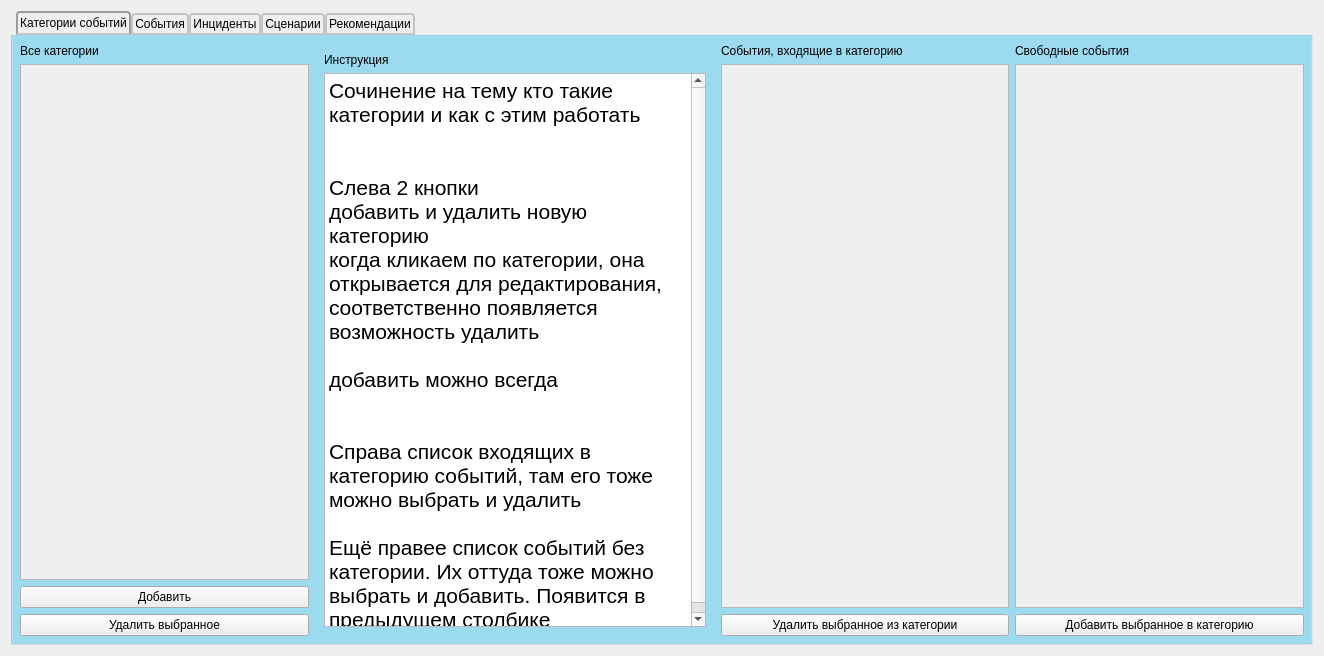
<?xml version="1.0" encoding="UTF-8"?>
<ui version="4.0">
 <class>AdminEditMenuWidget</class>
 <widget class="QWidget" name="AdminEditMenuWidget">
  <property name="geometry">
   <rect>
    <x>0</x>
    <y>0</y>
    <width>1324</width>
    <height>656</height>
   </rect>
  </property>
  <property name="windowTitle">
   <string>Form</string>
  </property>
  <layout class="QVBoxLayout" name="verticalLayout_13">
   <item>
    <widget class="QTabWidget" name="tabWidget">
     <property name="minimumSize">
      <size>
       <width>371</width>
       <height>471</height>
      </size>
     </property>
     <property name="styleSheet">
      <string notr="true">QTabWidget {
		background-color : rgba(120, 200, 228, 20);
		font: 75 24pt &quot;MS Shell Dlg 2&quot;;
}

QTabWidget::pane {
		background-color : rgba(120, 200, 228, 20);
		font: 75 24pt &quot;MS Shell Dlg 2&quot;;
}

QTabWidget::tab-bar {
    left: 5px; /* move to the right by 5px */
}

/* Style the tab using the tab sub-control. Note that
    it reads QTabBar _not_ QTabWidget */
QTabBar::tab {
    background: qlineargradient(x1: 0, y1: 0, x2: 0, y2: 1,
                                stop: 0 #E1E1E1, stop: 0.4 #DDDDDD,
                                stop: 0.5 #D8D8D8, stop: 1.0 #D3D3D3);
    border: 2px solid #C4C4C3;
    border-bottom-color: #C2C7CB; /* same as the pane color */
    border-top-left-radius: 4px;
    border-top-right-radius: 4px;
    min-width: 8ex;
    padding: 2px;
}

QTabBar::tab:selected, QTabBar::tab:hover {
    background: qlineargradient(x1: 0, y1: 0, x2: 0, y2: 1,
                                stop: 0 #fafafa, stop: 0.4 #f4f4f4,
                                stop: 0.5 #e7e7e7, stop: 1.0 #fafafa);
}

QTabBar::tab:selected {
    border-color: #9B9B9B;
    border-bottom-color: #C2C7CB; /* same as pane color */
}

QTabBar::tab:!selected {
    margin-top: 2px; /* make non-selected tabs look smaller */
}
</string>
     </property>
     <property name="currentIndex">
      <number>0</number>
     </property>
     <widget class="QWidget" name="categories">
      <attribute name="title">
       <string>Категории событий</string>
      </attribute>
      <layout class="QVBoxLayout" name="verticalLayout">
       <item>
        <layout class="QHBoxLayout" name="horizontalLayout_2">
         <item>
          <layout class="QVBoxLayout" name="verticalLayout_4">
           <item>
            <widget class="QLabel" name="label_categoryList_title">
             <property name="text">
              <string>Все категории</string>
             </property>
            </widget>
           </item>
           <item>
            <widget class="QScrollArea" name="scrollArea_categories">
             <property name="maximumSize">
              <size>
               <width>400</width>
               <height>16777215</height>
              </size>
             </property>
             <property name="layoutDirection">
              <enum>Qt::LeftToRight</enum>
             </property>
             <property name="widgetResizable">
              <bool>true</bool>
             </property>
             <widget class="QWidget" name="scrollAreaWidgetContents_categories">
              <property name="geometry">
               <rect>
                <x>0</x>
                <y>0</y>
                <width>285</width>
                <height>492</height>
               </rect>
              </property>
             </widget>
            </widget>
           </item>
           <item>
            <widget class="QPushButton" name="pushButton_addCategory">
             <property name="text">
              <string>Добавить</string>
             </property>
            </widget>
           </item>
           <item>
            <widget class="QPushButton" name="pushButton_deleteSelectedCategories">
             <property name="text">
              <string>Удалить выбранное</string>
             </property>
            </widget>
           </item>
          </layout>
         </item>
         <item>
          <widget class="QWidget" name="widget_editCategoryMenu" native="true">
           <property name="minimumSize">
            <size>
             <width>400</width>
             <height>0</height>
            </size>
           </property>
           <layout class="QVBoxLayout" name="verticalLayout_8">
            <item>
             <widget class="QLabel" name="label_Intruction_title">
              <property name="text">
               <string>Инструкция</string>
              </property>
             </widget>
            </item>
            <item>
             <widget class="QTextEdit" name="textEdit_instruction">
              <property name="enabled">
               <bool>true</bool>
              </property>
              <property name="styleSheet">
               <string notr="true"/>
              </property>
              <property name="readOnly">
               <bool>true</bool>
              </property>
              <property name="html">
               <string>&lt;!DOCTYPE HTML PUBLIC &quot;-//W3C//DTD HTML 4.0//EN&quot; &quot;http://www.w3.org/TR/REC-html40/strict.dtd&quot;&gt;
&lt;html&gt;&lt;head&gt;&lt;meta name=&quot;qrichtext&quot; content=&quot;1&quot; /&gt;&lt;style type=&quot;text/css&quot;&gt;
p, li { white-space: pre-wrap; }
&lt;/style&gt;&lt;/head&gt;&lt;body style=&quot; font-family:'MS Shell Dlg 2'; font-size:8.25pt; font-weight:400; font-style:normal;&quot;&gt;
&lt;p style=&quot; margin-top:0px; margin-bottom:0px; margin-left:0px; margin-right:0px; -qt-block-indent:0; text-indent:0px;&quot;&gt;&lt;span style=&quot; font-size:16pt;&quot;&gt;Сочинение на тему кто такие категории и как с этим работать&lt;/span&gt;&lt;/p&gt;
&lt;p style=&quot; margin-top:0px; margin-bottom:0px; margin-left:0px; margin-right:0px; -qt-block-indent:0; text-indent:0px;&quot;&gt;&lt;span style=&quot; font-size:16pt;&quot;&gt;&lt;br /&gt;&lt;br /&gt;Слева 2 кнопки&lt;br /&gt;добавить и удалить новую категорию&lt;br /&gt;когда кликаем по категории, она открывается для редактирования, соответственно появляется возможность удалить&lt;br /&gt;&lt;br /&gt;добавить можно всегда&lt;br /&gt;&lt;br /&gt;&lt;br /&gt;Справа список входящих в категорию событий, там его тоже можно выбрать и удалить&lt;br /&gt;&lt;br /&gt;Ещё правее список событий без категории. Их оттуда тоже можно выбрать и добавить. Появится в предыдущем столбике&lt;/span&gt;&lt;/p&gt;&lt;/body&gt;&lt;/html&gt;</string>
              </property>
             </widget>
            </item>
           </layout>
          </widget>
         </item>
         <item>
          <layout class="QVBoxLayout" name="verticalLayout_3">
           <item>
            <widget class="QLabel" name="label_containedEvent_title">
             <property name="text">
              <string>События, входящие в категорию</string>
             </property>
            </widget>
           </item>
           <item>
            <widget class="QScrollArea" name="scrollArea_categories_includedEvent">
             <property name="maximumSize">
              <size>
               <width>400</width>
               <height>16777215</height>
              </size>
             </property>
             <property name="layoutDirection">
              <enum>Qt::LeftToRight</enum>
             </property>
             <property name="widgetResizable">
              <bool>true</bool>
             </property>
             <widget class="QWidget" name="scrollAreaWidgetContents_categories_includedEvent">
              <property name="geometry">
               <rect>
                <x>0</x>
                <y>0</y>
                <width>286</width>
                <height>519</height>
               </rect>
              </property>
             </widget>
            </widget>
           </item>
           <item>
            <widget class="QPushButton" name="pushButton_removeFromCategory">
             <property name="text">
              <string>Удалить выбранное из категории</string>
             </property>
            </widget>
           </item>
          </layout>
         </item>
         <item>
          <layout class="QVBoxLayout" name="verticalLayout_2">
           <item>
            <widget class="QLabel" name="label_allEvents_title">
             <property name="text">
              <string>Свободные события</string>
             </property>
            </widget>
           </item>
           <item>
            <widget class="QScrollArea" name="scrollArea_categories_freeEvents">
             <property name="maximumSize">
              <size>
               <width>400</width>
               <height>16777215</height>
              </size>
             </property>
             <property name="layoutDirection">
              <enum>Qt::LeftToRight</enum>
             </property>
             <property name="widgetResizable">
              <bool>true</bool>
             </property>
             <widget class="QWidget" name="scrollAreaWidgetContents_categories_freeEvents">
              <property name="geometry">
               <rect>
                <x>0</x>
                <y>0</y>
                <width>285</width>
                <height>519</height>
               </rect>
              </property>
             </widget>
            </widget>
           </item>
           <item>
            <widget class="QPushButton" name="pushButton_addToCategory">
             <property name="text">
              <string>Добавить выбранное в категорию</string>
             </property>
            </widget>
           </item>
          </layout>
         </item>
        </layout>
       </item>
      </layout>
     </widget>
     <widget class="QWidget" name="events">
      <property name="enabled">
       <bool>true</bool>
      </property>
      <attribute name="title">
       <string>События</string>
      </attribute>
      <layout class="QVBoxLayout" name="verticalLayout_6">
       <item>
        <widget class="QWidget" name="Widget" native="true">
         <layout class="QHBoxLayout" name="horizontalLayout_3">
          <item>
           <layout class="QVBoxLayout" name="verticalLayout_7">
            <item>
             <widget class="QLabel" name="label_categoryList_title_2">
              <property name="text">
               <string>Все события</string>
              </property>
             </widget>
            </item>
            <item>
             <widget class="QScrollArea" name="scrollArea_events">
              <property name="layoutDirection">
               <enum>Qt::LeftToRight</enum>
              </property>
              <property name="widgetResizable">
               <bool>true</bool>
              </property>
              <widget class="QWidget" name="scrollAreaWidgetContents_events">
               <property name="geometry">
                <rect>
                 <x>0</x>
                 <y>0</y>
                 <width>628</width>
                 <height>476</height>
                </rect>
               </property>
              </widget>
             </widget>
            </item>
            <item>
             <widget class="QPushButton" name="pushButton_addEvent">
              <property name="text">
               <string>Добавить</string>
              </property>
             </widget>
            </item>
            <item>
             <widget class="QPushButton" name="pushButton_deleteSelectedEvents">
              <property name="text">
               <string>Удалить выбранное</string>
              </property>
             </widget>
            </item>
           </layout>
          </item>
          <item>
           <widget class="QWidget" name="widget_editCategoryMenu_2" native="true">
            <property name="minimumSize">
             <size>
              <width>400</width>
              <height>0</height>
             </size>
            </property>
            <layout class="QVBoxLayout" name="verticalLayout_5">
             <item>
              <widget class="QLabel" name="label_Intruction_title_2">
               <property name="text">
                <string>Инструкция</string>
               </property>
              </widget>
             </item>
             <item>
              <widget class="QTextEdit" name="textEdit_instruction_2">
               <property name="enabled">
                <bool>false</bool>
               </property>
               <property name="maximumSize">
                <size>
                 <width>400</width>
                 <height>400</height>
                </size>
               </property>
               <property name="readOnly">
                <bool>true</bool>
               </property>
               <property name="html">
                <string>&lt;!DOCTYPE HTML PUBLIC &quot;-//W3C//DTD HTML 4.0//EN&quot; &quot;http://www.w3.org/TR/REC-html40/strict.dtd&quot;&gt;
&lt;html&gt;&lt;head&gt;&lt;meta name=&quot;qrichtext&quot; content=&quot;1&quot; /&gt;&lt;style type=&quot;text/css&quot;&gt;
p, li { white-space: pre-wrap; }
&lt;/style&gt;&lt;/head&gt;&lt;body style=&quot; font-family:'MS Shell Dlg 2'; font-size:8.25pt; font-weight:400; font-style:normal;&quot;&gt;
&lt;p style=&quot; margin-top:0px; margin-bottom:0px; margin-left:0px; margin-right:0px; -qt-block-indent:0; text-indent:0px;&quot;&gt;&lt;span style=&quot; font-size:16pt;&quot;&gt;Сочинение на тему кто такие события и как с этим работать&lt;/span&gt;&lt;/p&gt;
&lt;p style=&quot; margin-top:0px; margin-bottom:0px; margin-left:0px; margin-right:0px; -qt-block-indent:0; text-indent:0px;&quot;&gt;&lt;span style=&quot; font-size:16pt;&quot;&gt;&lt;br /&gt;&lt;br /&gt;Слева 2 кнопки&lt;br /&gt;добавить и удалить новое событие&lt;br /&gt;когда кликаем по событию, оно открывается для редактирования, соответственно появляется возможность удалить&lt;br /&gt;&lt;br /&gt;добавить можно всегда&lt;br /&gt;&lt;/span&gt;&lt;/p&gt;&lt;/body&gt;&lt;/html&gt;</string>
               </property>
              </widget>
             </item>
            </layout>
           </widget>
          </item>
         </layout>
        </widget>
       </item>
      </layout>
     </widget>
     <widget class="QWidget" name="incidents">
      <attribute name="title">
       <string>Инциденты</string>
      </attribute>
      <layout class="QHBoxLayout" name="horizontalLayout">
       <item>
        <layout class="QVBoxLayout" name="verticalLayout_12">
         <item>
          <widget class="QLabel" name="label_categoryList_title_3">
           <property name="text">
            <string>Все Инциденты</string>
           </property>
          </widget>
         </item>
         <item>
          <widget class="QScrollArea" name="scrollArea_incidents">
           <property name="layoutDirection">
            <enum>Qt::LeftToRight</enum>
           </property>
           <property name="widgetResizable">
            <bool>true</bool>
           </property>
           <widget class="QWidget" name="scrollAreaWidgetContents_incidents">
            <property name="geometry">
             <rect>
              <x>0</x>
              <y>0</y>
              <width>286</width>
              <height>494</height>
             </rect>
            </property>
           </widget>
          </widget>
         </item>
         <item>
          <widget class="QPushButton" name="pushButton_addIncident">
           <property name="text">
            <string>Добавить</string>
           </property>
          </widget>
         </item>
         <item>
          <widget class="QPushButton" name="pushButton_deleteSelectedIncidents">
           <property name="text">
            <string>Удалить выбранное</string>
           </property>
          </widget>
         </item>
        </layout>
       </item>
       <item>
        <widget class="QWidget" name="widget_editCategoryMenu_3" native="true">
         <property name="minimumSize">
          <size>
           <width>400</width>
           <height>0</height>
          </size>
         </property>
         <layout class="QVBoxLayout" name="verticalLayout_9">
          <item>
           <widget class="QLabel" name="label_Intruction_title_3">
            <property name="text">
             <string>Инструкция</string>
            </property>
           </widget>
          </item>
          <item>
           <widget class="QTextEdit" name="textEdit_instruction_3">
            <property name="enabled">
             <bool>true</bool>
            </property>
            <property name="readOnly">
             <bool>true</bool>
            </property>
            <property name="html">
             <string>&lt;!DOCTYPE HTML PUBLIC &quot;-//W3C//DTD HTML 4.0//EN&quot; &quot;http://www.w3.org/TR/REC-html40/strict.dtd&quot;&gt;
&lt;html&gt;&lt;head&gt;&lt;meta name=&quot;qrichtext&quot; content=&quot;1&quot; /&gt;&lt;style type=&quot;text/css&quot;&gt;
p, li { white-space: pre-wrap; }
&lt;/style&gt;&lt;/head&gt;&lt;body style=&quot; font-family:'MS Shell Dlg 2'; font-size:8.25pt; font-weight:400; font-style:normal;&quot;&gt;
&lt;p style=&quot; margin-top:0px; margin-bottom:0px; margin-left:0px; margin-right:0px; -qt-block-indent:0; text-indent:0px;&quot;&gt;&lt;span style=&quot; font-size:16pt;&quot;&gt;Сочинение на тему кто такие категории и как с этим работать&lt;/span&gt;&lt;/p&gt;
&lt;p style=&quot; margin-top:0px; margin-bottom:0px; margin-left:0px; margin-right:0px; -qt-block-indent:0; text-indent:0px;&quot;&gt;&lt;span style=&quot; font-size:16pt;&quot;&gt;&lt;br /&gt;&lt;br /&gt;Слева 2 кнопки&lt;br /&gt;добавить и удалить новую категорию&lt;br /&gt;когда кликаем по категории, она открывается для редактирования, соответственно появляется возможность удалить&lt;br /&gt;&lt;br /&gt;добавить можно всегда&lt;br /&gt;&lt;br /&gt;&lt;br /&gt;Справа список входящих в категорию событий, там его тоже можно выбрать и удалить&lt;br /&gt;&lt;br /&gt;Ещё правее список событий без категории. Их оттуда тоже можно выбрать и добавить. Появится в предыдущем столбике&lt;/span&gt;&lt;/p&gt;&lt;/body&gt;&lt;/html&gt;</string>
            </property>
           </widget>
          </item>
         </layout>
        </widget>
       </item>
       <item>
        <layout class="QVBoxLayout" name="verticalLayout_11">
         <item>
          <widget class="QLabel" name="label_containedEvent_title_2">
           <property name="text">
            <string>События, характерные для инцидента</string>
           </property>
          </widget>
         </item>
         <item>
          <widget class="QScrollArea" name="scrollArea_incidents_includedEvent">
           <property name="maximumSize">
            <size>
             <width>400</width>
             <height>16777215</height>
            </size>
           </property>
           <property name="layoutDirection">
            <enum>Qt::LeftToRight</enum>
           </property>
           <property name="widgetResizable">
            <bool>true</bool>
           </property>
           <widget class="QWidget" name="scrollAreaWidgetContents_incidents_includedEvent">
            <property name="geometry">
             <rect>
              <x>0</x>
              <y>0</y>
              <width>286</width>
              <height>521</height>
             </rect>
            </property>
           </widget>
          </widget>
         </item>
         <item>
          <widget class="QPushButton" name="pushButton_removeFromIncident">
           <property name="text">
            <string>Удалить выбранное из инцидента</string>
           </property>
          </widget>
         </item>
        </layout>
       </item>
       <item>
        <layout class="QVBoxLayout" name="verticalLayout_10">
         <item>
          <widget class="QLabel" name="label_allEvents_title_2">
           <property name="text">
            <string>Все события</string>
           </property>
          </widget>
         </item>
         <item>
          <widget class="QScrollArea" name="scrollArea_incidents_freeEvents">
           <property name="maximumSize">
            <size>
             <width>400</width>
             <height>16777215</height>
            </size>
           </property>
           <property name="layoutDirection">
            <enum>Qt::LeftToRight</enum>
           </property>
           <property name="widgetResizable">
            <bool>true</bool>
           </property>
           <widget class="QWidget" name="scrollAreaWidgetContents_incidents_freeEvents">
            <property name="geometry">
             <rect>
              <x>0</x>
              <y>0</y>
              <width>286</width>
              <height>521</height>
             </rect>
            </property>
           </widget>
          </widget>
         </item>
         <item>
          <widget class="QPushButton" name="pushButton_addToIncident">
           <property name="text">
            <string>Добавить выбранное в инцидент</string>
           </property>
          </widget>
         </item>
        </layout>
       </item>
      </layout>
     </widget>
     <widget class="QWidget" name="scenaries">
      <attribute name="title">
       <string>Сценарии</string>
      </attribute>
      <layout class="QHBoxLayout" name="horizontalLayout_4">
       <item>
        <layout class="QVBoxLayout" name="verticalLayout_16">
         <item>
          <widget class="QLabel" name="label_categoryList_title_4">
           <property name="text">
            <string>Все Сценарии</string>
           </property>
          </widget>
         </item>
         <item>
          <widget class="QScrollArea" name="scrollArea_scenaries">
           <property name="layoutDirection">
            <enum>Qt::LeftToRight</enum>
           </property>
           <property name="widgetResizable">
            <bool>true</bool>
           </property>
           <widget class="QWidget" name="scrollAreaWidgetContents_scenaries">
            <property name="geometry">
             <rect>
              <x>0</x>
              <y>0</y>
              <width>286</width>
              <height>494</height>
             </rect>
            </property>
           </widget>
          </widget>
         </item>
         <item>
          <widget class="QPushButton" name="pushButton_addScenario">
           <property name="text">
            <string>Добавить</string>
           </property>
          </widget>
         </item>
         <item>
          <widget class="QPushButton" name="pushButton_deleteSelectedScenaries">
           <property name="text">
            <string>Удалить выбранное</string>
           </property>
          </widget>
         </item>
        </layout>
       </item>
       <item>
        <widget class="QWidget" name="widget_editCategoryMenu_4" native="true">
         <property name="minimumSize">
          <size>
           <width>400</width>
           <height>0</height>
          </size>
         </property>
         <layout class="QVBoxLayout" name="verticalLayout_14">
          <item>
           <widget class="QLabel" name="label_Intruction_title_4">
            <property name="text">
             <string>Инструкция</string>
            </property>
           </widget>
          </item>
          <item>
           <widget class="QTextEdit" name="textEdit_instruction_4">
            <property name="enabled">
             <bool>true</bool>
            </property>
            <property name="readOnly">
             <bool>true</bool>
            </property>
            <property name="html">
             <string>&lt;!DOCTYPE HTML PUBLIC &quot;-//W3C//DTD HTML 4.0//EN&quot; &quot;http://www.w3.org/TR/REC-html40/strict.dtd&quot;&gt;
&lt;html&gt;&lt;head&gt;&lt;meta name=&quot;qrichtext&quot; content=&quot;1&quot; /&gt;&lt;style type=&quot;text/css&quot;&gt;
p, li { white-space: pre-wrap; }
&lt;/style&gt;&lt;/head&gt;&lt;body style=&quot; font-family:'MS Shell Dlg 2'; font-size:8.25pt; font-weight:400; font-style:normal;&quot;&gt;
&lt;p style=&quot; margin-top:0px; margin-bottom:0px; margin-left:0px; margin-right:0px; -qt-block-indent:0; text-indent:0px;&quot;&gt;&lt;span style=&quot; font-size:16pt;&quot;&gt;Сочинение на тему кто такие категории и как с этим работать&lt;/span&gt;&lt;/p&gt;
&lt;p style=&quot; margin-top:0px; margin-bottom:0px; margin-left:0px; margin-right:0px; -qt-block-indent:0; text-indent:0px;&quot;&gt;&lt;span style=&quot; font-size:16pt;&quot;&gt;&lt;br /&gt;&lt;br /&gt;Слева 2 кнопки&lt;br /&gt;добавить и удалить новую категорию&lt;br /&gt;когда кликаем по категории, она открывается для редактирования, соответственно появляется возможность удалить&lt;br /&gt;&lt;br /&gt;добавить можно всегда&lt;br /&gt;&lt;br /&gt;&lt;br /&gt;Справа список входящих в категорию событий, там его тоже можно выбрать и удалить&lt;br /&gt;&lt;br /&gt;Ещё правее список событий без категории. Их оттуда тоже можно выбрать и добавить. Появится в предыдущем столбике&lt;/span&gt;&lt;/p&gt;&lt;/body&gt;&lt;/html&gt;</string>
            </property>
           </widget>
          </item>
         </layout>
        </widget>
       </item>
       <item>
        <layout class="QVBoxLayout" name="verticalLayout_17">
         <item>
          <widget class="QLabel" name="label_containedEvent_title_3">
           <property name="text">
            <string>Инциденты, способствующие развитию сценария</string>
           </property>
          </widget>
         </item>
         <item>
          <widget class="QScrollArea" name="scrollArea_scenaries_includedIncidents">
           <property name="maximumSize">
            <size>
             <width>400</width>
             <height>16777215</height>
            </size>
           </property>
           <property name="layoutDirection">
            <enum>Qt::LeftToRight</enum>
           </property>
           <property name="widgetResizable">
            <bool>true</bool>
           </property>
           <widget class="QWidget" name="scrollAreaWidgetContents_scenaries_includedIncidents">
            <property name="geometry">
             <rect>
              <x>0</x>
              <y>0</y>
              <width>286</width>
              <height>521</height>
             </rect>
            </property>
           </widget>
          </widget>
         </item>
         <item>
          <widget class="QPushButton" name="pushButton_removeFromScenario">
           <property name="text">
            <string>Удалить выбранное из сценария</string>
           </property>
          </widget>
         </item>
        </layout>
       </item>
       <item>
        <layout class="QVBoxLayout" name="verticalLayout_15">
         <item>
          <widget class="QLabel" name="label_allEvents_title_3">
           <property name="text">
            <string>Все Инциденты</string>
           </property>
          </widget>
         </item>
         <item>
          <widget class="QScrollArea" name="scrollArea_scenaries_freeIncidents">
           <property name="maximumSize">
            <size>
             <width>400</width>
             <height>16777215</height>
            </size>
           </property>
           <property name="layoutDirection">
            <enum>Qt::LeftToRight</enum>
           </property>
           <property name="widgetResizable">
            <bool>true</bool>
           </property>
           <widget class="QWidget" name="scrollAreaWidgetContents_scenaries_freeIncidents">
            <property name="geometry">
             <rect>
              <x>0</x>
              <y>0</y>
              <width>286</width>
              <height>521</height>
             </rect>
            </property>
           </widget>
          </widget>
         </item>
         <item>
          <widget class="QPushButton" name="pushButton_addToScenario">
           <property name="text">
            <string>Добавить выбранное в сценарий</string>
           </property>
          </widget>
         </item>
        </layout>
       </item>
      </layout>
     </widget>
     <widget class="QWidget" name="recommendations">
      <attribute name="title">
       <string>Рекомендации</string>
      </attribute>
      <layout class="QHBoxLayout" name="horizontalLayout_5">
       <item>
        <layout class="QVBoxLayout" name="verticalLayout_18">
         <item>
          <widget class="QLabel" name="label_categoryList_title_5">
           <property name="text">
            <string>Список сценариев</string>
           </property>
          </widget>
         </item>
         <item>
          <widget class="QScrollArea" name="scrollArea_free_scenaries">
           <property name="layoutDirection">
            <enum>Qt::LeftToRight</enum>
           </property>
           <property name="widgetResizable">
            <bool>true</bool>
           </property>
           <widget class="QWidget" name="scrollAreaWidgetContents_free_scenaries">
            <property name="geometry">
             <rect>
              <x>0</x>
              <y>0</y>
              <width>90</width>
              <height>494</height>
             </rect>
            </property>
           </widget>
          </widget>
         </item>
         <item>
          <widget class="QPushButton" name="pushButton_addRecommendation">
           <property name="text">
            <string>Добавить</string>
           </property>
          </widget>
         </item>
         <item>
          <widget class="QPushButton" name="pushButton_deleteRecommendation">
           <property name="text">
            <string>Удалить</string>
           </property>
          </widget>
         </item>
        </layout>
       </item>
       <item>
        <widget class="QWidget" name="widget_editCategoryMenu_5" native="true">
         <property name="minimumSize">
          <size>
           <width>400</width>
           <height>0</height>
          </size>
         </property>
         <layout class="QVBoxLayout" name="verticalLayout_20">
          <item>
           <widget class="QLabel" name="label_Intruction_title_5">
            <property name="text">
             <string>Инструкция</string>
            </property>
           </widget>
          </item>
          <item>
           <widget class="QTextEdit" name="textEdit_instruction_5">
            <property name="enabled">
             <bool>true</bool>
            </property>
            <property name="mouseTracking">
             <bool>true</bool>
            </property>
            <property name="readOnly">
             <bool>true</bool>
            </property>
            <property name="html">
             <string>&lt;!DOCTYPE HTML PUBLIC &quot;-//W3C//DTD HTML 4.0//EN&quot; &quot;http://www.w3.org/TR/REC-html40/strict.dtd&quot;&gt;
&lt;html&gt;&lt;head&gt;&lt;meta name=&quot;qrichtext&quot; content=&quot;1&quot; /&gt;&lt;style type=&quot;text/css&quot;&gt;
p, li { white-space: pre-wrap; }
&lt;/style&gt;&lt;/head&gt;&lt;body style=&quot; font-family:'MS Shell Dlg 2'; font-size:8.25pt; font-weight:400; font-style:normal;&quot;&gt;
&lt;p style=&quot; margin-top:0px; margin-bottom:0px; margin-left:0px; margin-right:0px; -qt-block-indent:0; text-indent:0px;&quot;&gt;&lt;span style=&quot; font-size:16pt;&quot;&gt;Сочинение на тему кто такие рекомендации и как с этим работать&lt;/span&gt;&lt;/p&gt;
&lt;p style=&quot;-qt-paragraph-type:empty; margin-top:0px; margin-bottom:0px; margin-left:0px; margin-right:0px; -qt-block-indent:0; text-indent:0px;&quot;&gt;&lt;br /&gt;&lt;/p&gt;&lt;/body&gt;&lt;/html&gt;</string>
            </property>
           </widget>
          </item>
         </layout>
        </widget>
       </item>
       <item>
        <layout class="QVBoxLayout" name="verticalLayout_19">
         <item>
          <widget class="QLabel" name="label_containedEvent_title_4">
           <property name="text">
            <string>Рекомендация1</string>
           </property>
          </widget>
         </item>
         <item>
          <widget class="QTextEdit" name="textEdit"/>
         </item>
        </layout>
       </item>
       <item>
        <layout class="QVBoxLayout" name="verticalLayout_21">
         <item>
          <widget class="QLabel" name="label_allEvents_title_4">
           <property name="text">
            <string>Рекомендация2</string>
           </property>
          </widget>
         </item>
         <item>
          <widget class="QTextEdit" name="textEdit_2"/>
         </item>
        </layout>
       </item>
       <item>
        <layout class="QVBoxLayout" name="verticalLayout_23">
         <item>
          <widget class="QLabel" name="label_allEvents_title_6">
           <property name="text">
            <string>Рекомендация3</string>
           </property>
          </widget>
         </item>
         <item>
          <widget class="QTextEdit" name="textEdit_4"/>
         </item>
        </layout>
       </item>
      </layout>
     </widget>
    </widget>
   </item>
  </layout>
 </widget>
 <resources/>
 <connections/>
</ui>
